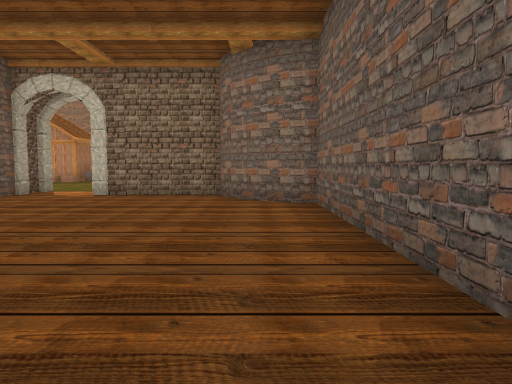
[1] (above)

24 first-person views from a walk through a Unity game level. The camera is 1.4 m above the floor, tilts 4° down and sees 70° across. The floor is counted in squares, 2 m on a side. Each view is taken from the middle of a square. On the plan, view 1 faces up. The plan holds only what a view shows up to about 11 squares ahead; the rest is blank. The place goes on beyond the plan. The player is left out. Some animated figures are left out.

[2]
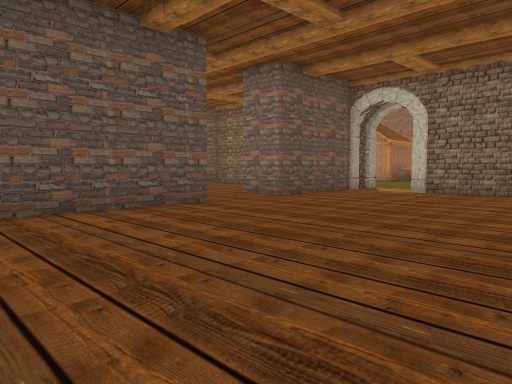

[3]
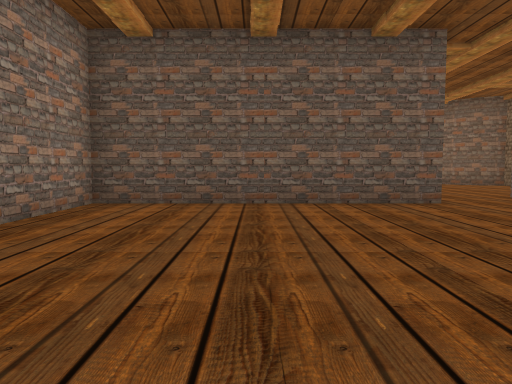

[4]
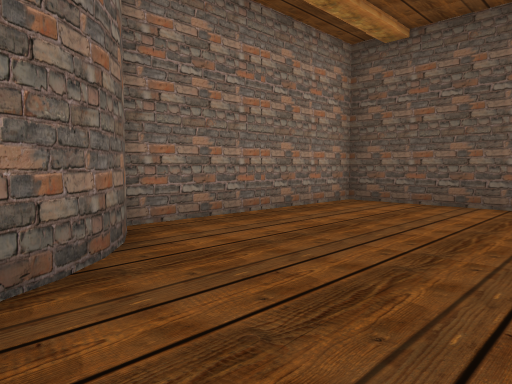

[5]
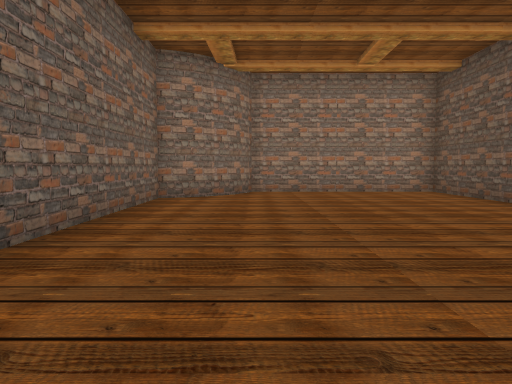

[6]
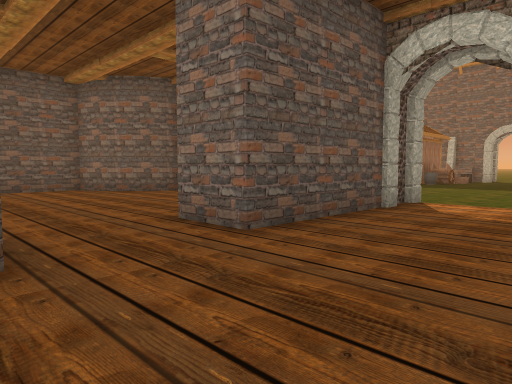

[7]
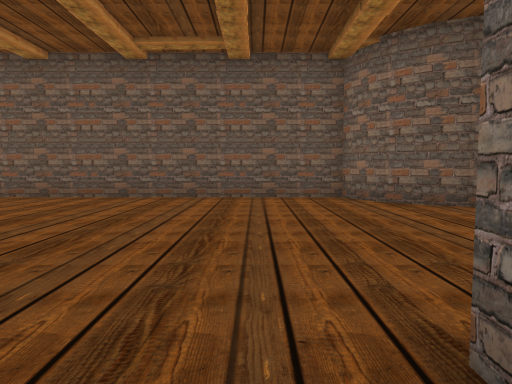

[8]
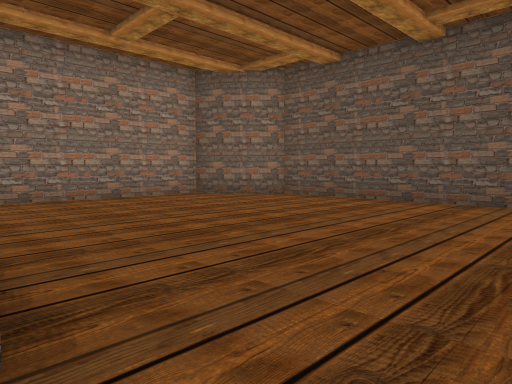

[9]
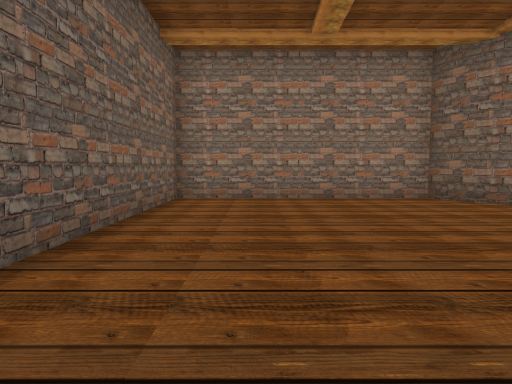

[10]
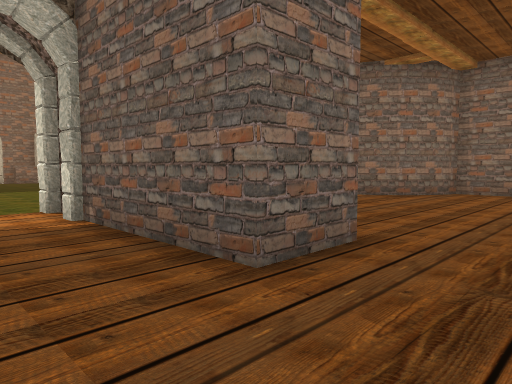

[11]
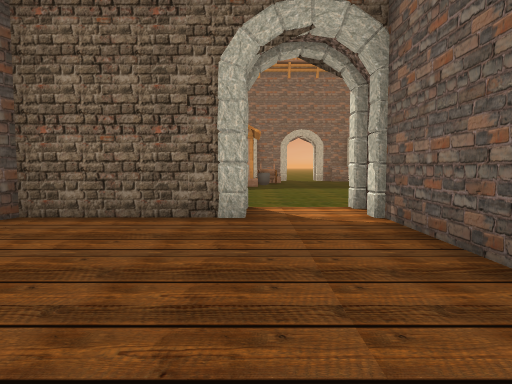

[12]
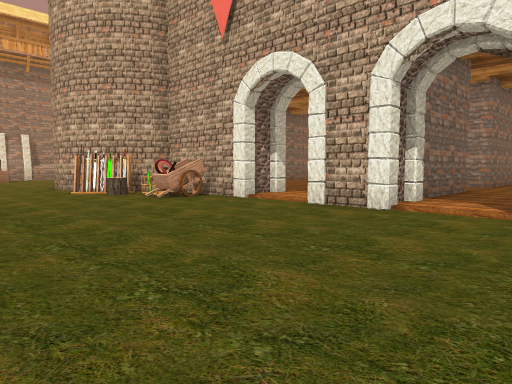

[13]
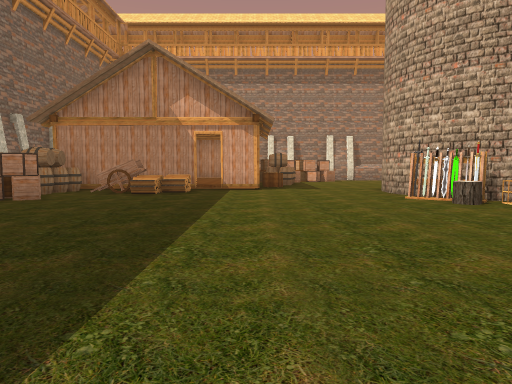

[14]
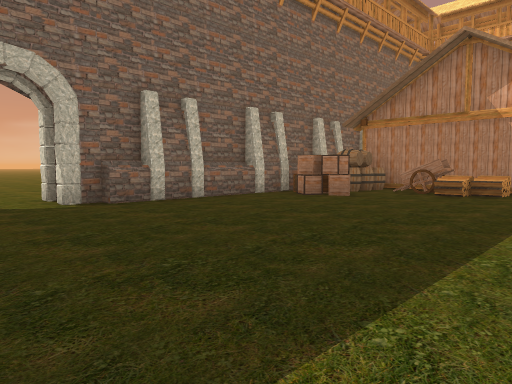

[15]
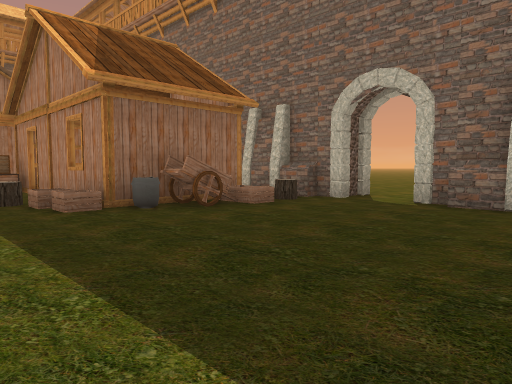

[16]
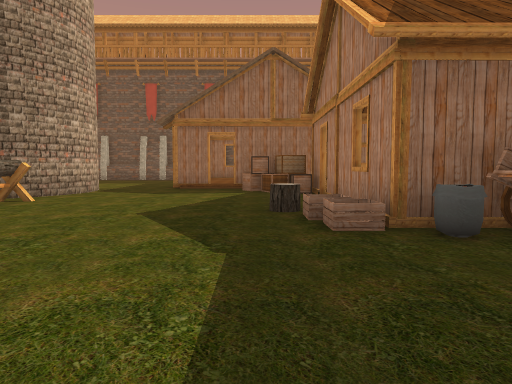

[17]
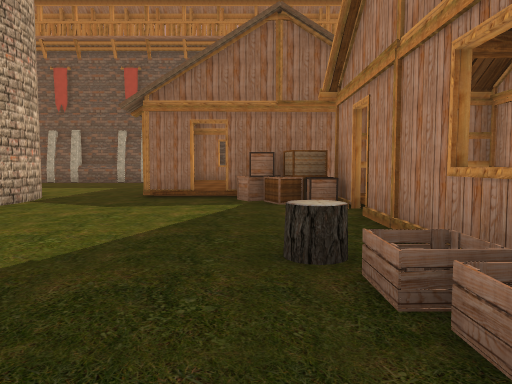

[18]
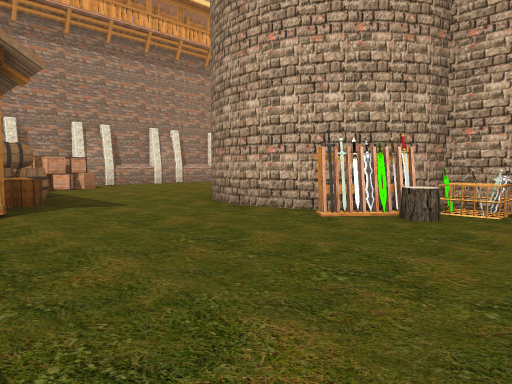

[19]
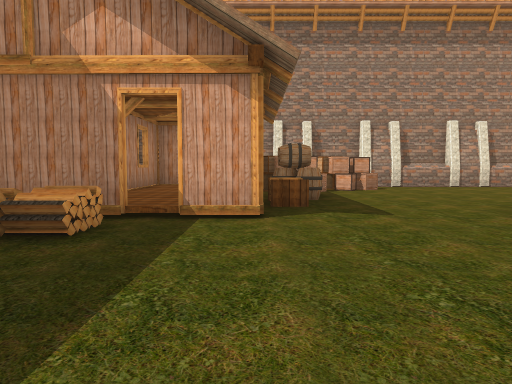

[20]
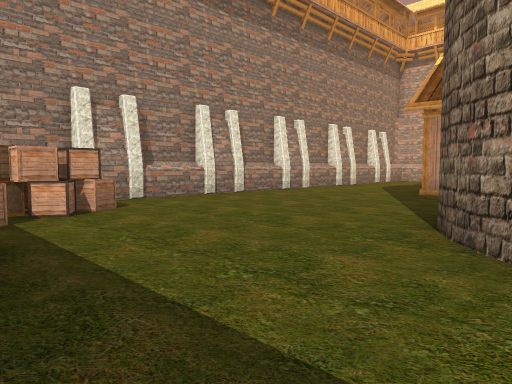

[21]
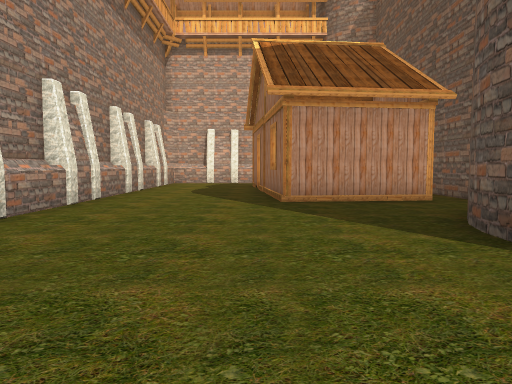

[22]
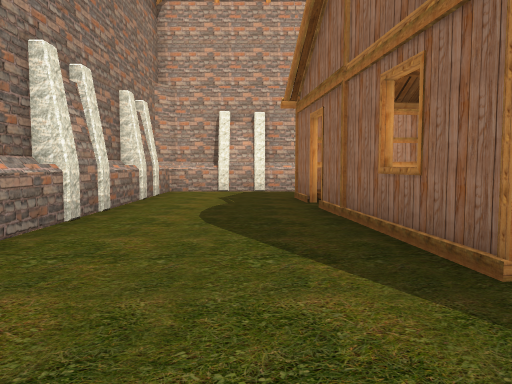

[23]
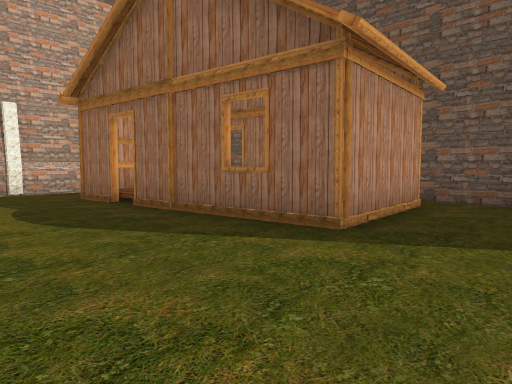

[24]
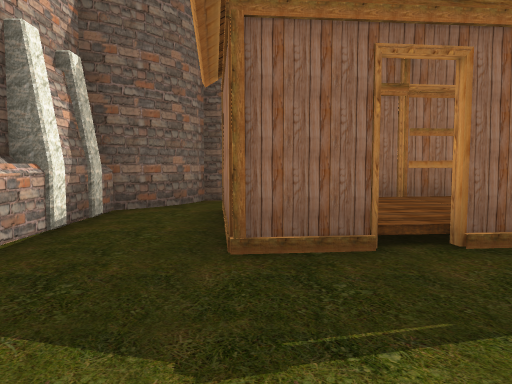

### Floor plan
Key: @ floor where view 1 was taken; # wall or solid block; . main floor; : floor 0.25 m higher than the main floor; + floor 0.5 m higher than the main floor; / step, stairs or slope; W wagon; B box; A barrel; H house; C crate; O other object.
Columns run from 19 left of view 1 to 11 right of it. Each row starts with its distance up from view 1.
 28              ..
 27              ..
 26            ....
 25            ...
 24            #.O
 23          ###..#######
 22     H  HHHHO.......BBAA
 21     H     CC.......B.AA
 20     H     WW.........WH
 19    HHHHHHHO.........OWH HHHHH
 18    BB....CC..........OH     H
 17    B....O.............H
 16   +/..................HHHAHBB
 15   +H....................OAABB
 14   H........................BBB
 13 ............................BB
 12 ...OOO.OO ........OOOOO.......#
 11 ..O   O   ......WOOO   O......#
 10   O       O:OO:O###    O......#
  9       ####O:##:O###    O......#
  8       O:::::##:::::O   O......#
  7       ::::::##::::::##O.......#
  6     #:::::::##:::::::# HHH....#
  5     #::::::::::::::::#HH HH...#
  4     #::::::::::::::::#.H  H...#
  3     #:::::::##:::::::# H  H...#
  2     #:::::::##:::::::# H +H...#
  1     #:::::::##:::::::# H +H...#
  0     #:::::::##:::::@:# HHHH...#
 -1     #:::::::##::::::##........#
 -2       ::::::##:::::O  OO......#
 -3       O############     #######

Positions as (right, up) in squares from view 1, and headings:
1: (0, 0), facing up
2: (0, -1), facing up-left
3: (1, 0), facing left
4: (1, 1), facing down-left
5: (-1, 7), facing down
6: (-3, 3), facing up-left
7: (-6, 5), facing left
8: (-7, 5), facing down-left
9: (-9, 5), facing down
10: (-9, 4), facing up-right
11: (-9, 4), facing up
12: (-10, 16), facing down-right
13: (-8, 16), facing right
14: (-8, 16), facing up-right
15: (-3, 16), facing up-left
16: (-5, 17), facing left
17: (-8, 17), facing left
18: (-3, 17), facing down-right
19: (-2, 16), facing right
20: (3, 15), facing down-right
21: (7, 13), facing down
22: (8, 8), facing down
23: (10, 8), facing down-left
24: (10, 0), facing left
